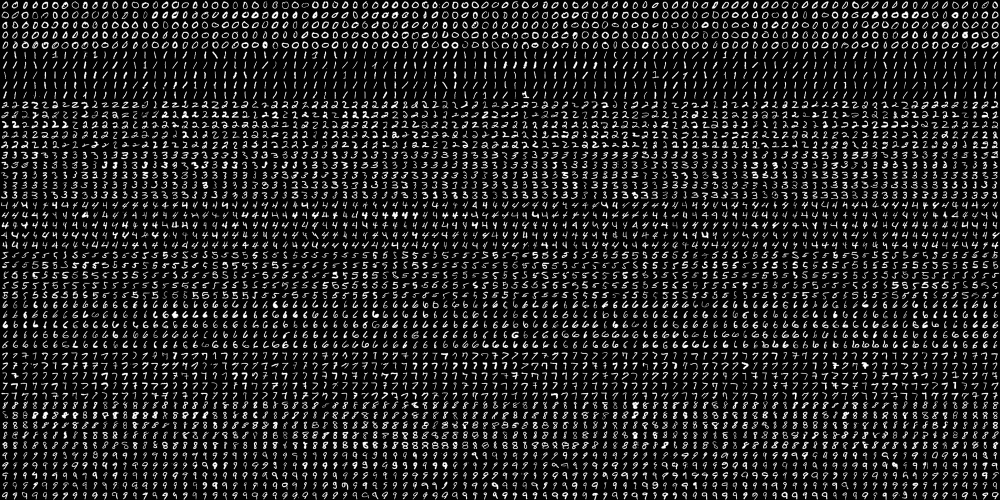
#> input picture lab11/part1/digits.png, 2000 x 1000 px (shown at 1/2 size)
$ python knn_digits_k_set_tr_50.py
#> lines starting #> are read from the running program, lines starting #| are printed output that depends on the picture
import numpy as np
import cv2 as cv
from matplotlib import pyplot as plt

#function to iterate through given ks and return accuracy
def test_k_range(knn, test, test_labels, max_k):
    ks = np.arange(1,max_k+1)
    accuracies = []
    #test each k_value
    for curr_k in ks:
        ret, result, neighbors, dist = knn.findNearest(test, k=curr_k)
        # check for accuracy
        matches = result == test_labels
        correct = np.count_nonzero(matches)
        accuracy = correct * 100.0 / result.size
        print(accuracy)
        accuracies.append(accuracy)

    return accuracies, ks


img = cv.imread("digits.png")
#> img is the input picture: shape (1000, 2000, 3); min 0, max 255, mean 33.8
img_grey = cv.cvtColor(img, cv.COLOR_BGR2GRAY)

#split image into 5000 cells
cells = [np.hsplit(row,100) for row in np.vsplit(img_grey, 50)]
#> cells = 50 items

#convert to numpy array
x = np.array(cells)

#prepare training data and test data
train = x[:,:50].reshape(-1,400).astype(np.float32)
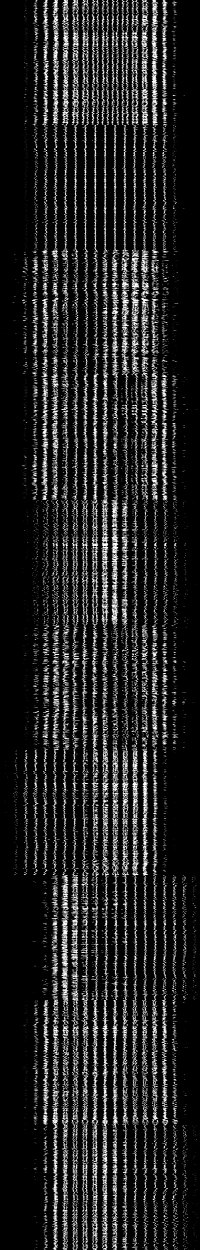
#> train: shape (2500, 400) float32 (shown at 1/2 size); min 0, max 255, mean 33.8
test = x[:,50:100].reshape(-1,400).astype(np.float32)
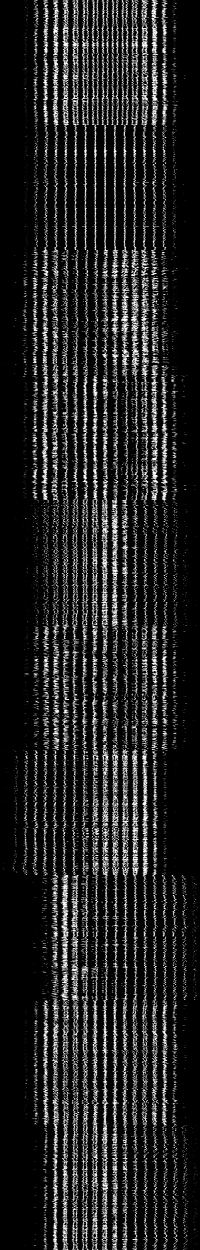
#> test: shape (2500, 400) float32 (shown at 1/2 size); min 0, max 255, mean 33.8

#create labels and train and test data
k = np.arange(10)
train_labels = np.repeat(k,250)[:, np.newaxis]
test_labels = train_labels.copy()

#initiate kNN, train and test with k = 1
knn = cv.ml.KNearest_create()
knn.train(train, cv.ml.ROW_SAMPLE, train_labels)

max_k_value = 9
#collect k data
accuracy_results, ks = test_k_range(knn, test, test_labels, max_k_value)
#> the loop in test_k_range, `for curr_k in ks:` made 9 passes
#> (correct, accuracy) on passes 1 to 9: (2300, 92), (2281, 91.24), (2291, 91.64), (2298, 91.92), (2294, 91.76), (2289, 91.56), (2286, 91.44), (2288, 91.52), (2275, 91)
#| 92.0
#| 91.24
#| 91.64
#| 91.92
#| 91.76
#| 91.56
#| 91.44
#| 91.52
#> (further printed lines are left out)
#> after the loop in test_k_range, `for curr_k in ks:`: accuracies = [92, 91.24, 91.64, 91.92, 91.76, 91.56, 91.44, 91.52, 91]
#> accuracy_results has the same summary as accuracies in test_k_range; ks = [1, 2, 3, 4, 5, 6, 7, 8, 9]

#plot
plt.plot(ks,accuracy_results)
plt.xlabel('k')
plt.ylabel('accuracy in %')
plt.title('Accuracy vs knn')
plt.legend(['50/50'])
plt.show()
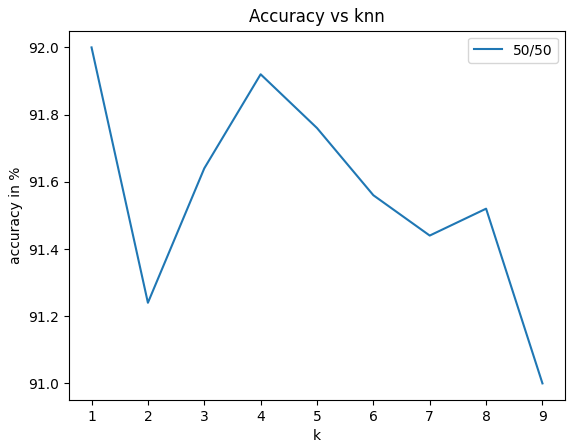
#> figure drawn by matplotlib, 1 panel
